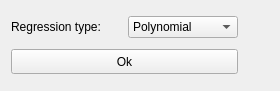
<?xml version="1.0" encoding="UTF-8"?>
<ui version="4.0">
 <class>ModelChoiceWidget</class>
 <widget class="QWidget" name="ModelChoiceWidget">
  <property name="geometry">
   <rect>
    <x>0</x>
    <y>0</y>
    <width>280</width>
    <height>91</height>
   </rect>
  </property>
  <property name="sizePolicy">
   <sizepolicy hsizetype="Preferred" vsizetype="Minimum">
    <horstretch>0</horstretch>
    <verstretch>0</verstretch>
   </sizepolicy>
  </property>
  <property name="maximumSize">
   <size>
    <width>16777215</width>
    <height>16777215</height>
   </size>
  </property>
  <property name="windowTitle">
   <string>Regression type</string>
  </property>
  <layout class="QHBoxLayout" name="horizontalLayout_2">
   <item>
    <layout class="QVBoxLayout" name="verticalLayout_2">
     <item>
      <layout class="QHBoxLayout" name="horizontalLayout">
       <item>
        <widget class="QLabel" name="label">
         <property name="text">
          <string>Regression type: </string>
         </property>
        </widget>
       </item>
       <item>
        <widget class="QComboBox" name="modelType">
         <item>
          <property name="text">
           <string>Polynomial</string>
          </property>
         </item>
        </widget>
       </item>
      </layout>
     </item>
     <item>
      <widget class="QPushButton" name="Apply">
       <property name="maximumSize">
        <size>
         <width>16777215</width>
         <height>25</height>
        </size>
       </property>
       <property name="text">
        <string>Ok</string>
       </property>
      </widget>
     </item>
    </layout>
   </item>
   <item>
    <layout class="QVBoxLayout" name="verticalLayout_3">
     <item>
      <widget class="QPushButton" name="remove">
       <property name="minimumSize">
        <size>
         <width>25</width>
         <height>25</height>
        </size>
       </property>
       <property name="maximumSize">
        <size>
         <width>25</width>
         <height>25</height>
        </size>
       </property>
       <property name="text">
        <string/>
       </property>
       <property name="iconSize">
        <size>
         <width>25</width>
         <height>25</height>
        </size>
       </property>
       <property name="flat">
        <bool>true</bool>
       </property>
      </widget>
     </item>
     <item>
      <spacer name="verticalSpacer">
       <property name="orientation">
        <enum>Qt::Vertical</enum>
       </property>
       <property name="sizeHint" stdset="0">
        <size>
         <width>20</width>
         <height>40</height>
        </size>
       </property>
      </spacer>
     </item>
    </layout>
   </item>
  </layout>
 </widget>
 <resources/>
 <connections/>
</ui>
